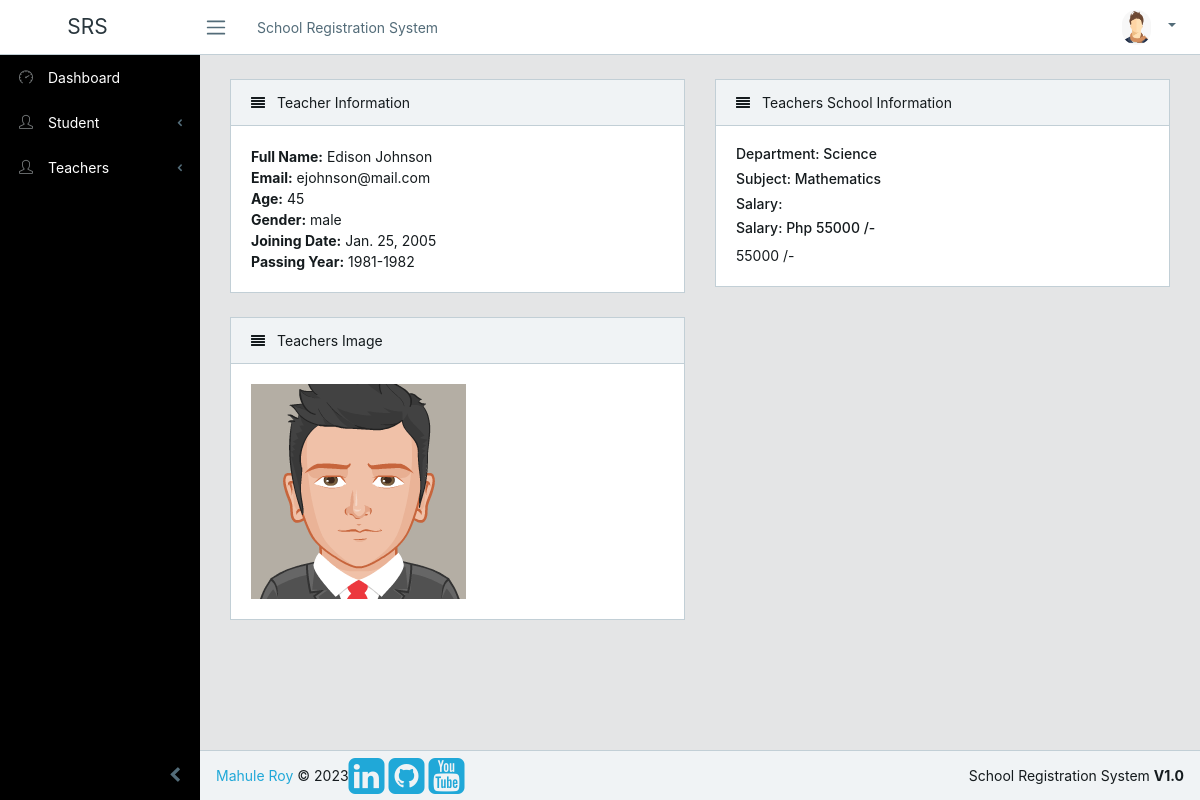
The page /teachers/6/ on the database its author committed.
### teachers/models.py (models this page shows, shortened)
class TeacherInfo(models.Model):
    name = models.CharField(max_length=100)
    email = models.EmailField(unique=True)
    age = models.IntegerField()
    gender_choice = (
        ("male", "Male"),
        ("Female", "Female"),
    )
    gender = models.CharField(choices=gender_choice, max_length=10)
    teacher_img = models.ImageField(upload_to='photos/%Y/%m/%d/')
    passing_year = models.CharField(max_length=100)
    joining_date = models.DateField()
    dept_type = models.ForeignKey(TeacherDeptInfo, on_delete=models.CASCADE)
    sub_type = models.ForeignKey(TeacherSubInfo, on_delete=models.CASCADE)
    salary = models.IntegerField()
    class Meta:
        verbose_name_plural = 'Teachers List'

class TeacherDeptInfo(models.Model):
    dept_name = models.CharField(max_length=50)
    class Meta:
        verbose_name_plural = 'Department List'
    def __str__(self):
        return self.dept_name

class TeacherSubInfo(models.Model):
    sub_name = models.CharField(max_length=50)
    class Meta:
        verbose_name_plural = 'Subject List'
    def __str__(self):
        return self.sub_name

### teachers/views.py (the view)
# urls.py: path('<int:teacher_id>/', views.single_teacher, name='single_teacher'),
def single_teacher(request, teacher_id):
    single_teacher = get_object_or_404(TeacherInfo, pk=teacher_id)
    context = {
        "single_teacher": single_teacher
    }
    return render(request, "teachers/single_teacher.html", context)

### templates/teachers/single_teacher.html
{% extends 'base/base.html' %}
{% load static %}
{% block content %}
<div class="row">
    <div class="col-lg-6">
        <div class="card">
            <div class="card-header">
                 <i class="fa fa-align-justify"></i> Teacher Information
            </div>
            <div class="card-body">
                <tbody>
                    <tr>
                        <td><b>Full Name:</b> {{ single_teacher.name }}</td>
                        <br>
                        <td><b>Email:</b> {{ single_teacher.email }}</td>
                        <br>
                        <td><b>Age:</b> {{ single_teacher.age }}</td>
                        <br>
                        <td><b>Gender:</b> {{ single_teacher.gender }}</td>
                        <br>
                        <td><b>Joining Date:</b> {{ single_teacher.joining_date }}</td>
                        <br>
                        <td><b>Passing Year:</b> {{ single_teacher.passing_year }}</td>
                    </tr>
                </tbody>
            </div>
        </div>
    </div>
    <div class="col-lg-6">
        <div class="card">
            <div class="card-header">
                 <i class="fa fa-align-justify"></i> Teachers School Information
            </div>
            <div class="card-body">
                <h6>Department: {{ single_teacher.dept_type }}</h6>
                <h6>Subject: {{ single_teacher.sub_type }}</h6>
                <h6>Salary:                 <h6>Salary: Php {{ single_teacher.salary }} /-</h6>
                {{ single_teacher.salary }} /-</h6>
            </div>
        </div>
    </div>
</div>
<div class="row">
    <div class="col-lg-6">
        <div class="card">
            <div class="card-header">
                 <i class="fa fa-align-justify"></i> Teachers Image
            </div>
            <div class="card-body">
                <img src="{{ single_teacher.teacher_img.url }}" class="img-fluid" />
            </div>
        </div>
    </div>
</div>
{% endblock %}

### templates/base/base.html (shortened to what this page needs)
<!DOCTYPE html>
<html lang="en">
{% include 'base/header.html' %}
<body class="app header-fixed sidebar-fixed aside-menu-fixed aside-menu-hidden">
{% include 'base/navbar.html' %}
<div class="app-body">
    {% include 'base/sidebar.html' %}
    <main class="main">
        <div class="container-fluid">
            <div class="animated fadeIn py-4">
                {% block content %}
                {% endblock %}
            </div>
        </div>
    </main>
</div>
{% include 'base/footer.html' %}
</body>
</html>

### templates/base/header.html (shortened to what this page needs)
{% load static %}
<head>
    <link href="{% static 'dist/vendors/css/font-awesome.min.css' %}" rel="stylesheet">
    <link href="{% static 'dist/vendors/css/simple-line-icons.min.css' %}" rel="stylesheet">
    <link href="{% static 'dist/css/style.css' %}" rel="stylesheet">
</head>

### templates/base/navbar.html (shortened to what this page needs)
{% load static %}
<header class="app-header navbar">
    <a class="navbar-brand" href="./">SRS</a>
    <button class="navbar-toggler sidebar-toggler d-md-down-none" type="button">
        <span class="navbar-toggler-icon"></span>
    </button>
    <ul class="nav navbar-nav d-md-down-none">
        <li class="nav-item px-3">
            <a class="nav-link" href="./">School Registration System</a>
        </li>
    </ul>
    <ul class="nav navbar-nav ml-auto mr-4">
        <li class="nav-item dropdown">
            <a class="nav-link dropdown-toggle nav-link" data-toggle="dropdown" href="#" role="button"
               aria-haspopup="true" aria-expanded="false">
                <img src="{% static 'src/img/avatars/avatar.png' %}" class="img-avatar" alt="admin@bootstrapmaster.com">
            </a>
        </li>
    </ul>
</header>

### templates/base/sidebar.html (shortened to what this page needs)
{% load static %}
<div class="sidebar">
    <nav class="sidebar-nav">
        <ul class="nav">
            <li class="nav-item">
                <a class="nav-link" href="{% url 'home' %}"><i class="icon-speedometer"></i> Dashboard</a>
            </li>
            <li class="nav-item nav-dropdown">
                <a class="nav-link nav-dropdown-toggle" href="#">
                    <i class="nav-icon icon-user"></i> Student</a>
            </li>
            <li class="nav-item nav-dropdown">
                <a class="nav-link nav-dropdown-toggle" href="#">
                    <i class="nav-icon icon-user"></i> Teachers</a>
            </li>
        </ul>
    </nav>
    <button class="sidebar-minimizer brand-minimizer" type="button"></button>
</div>

### templates/base/footer.html (shortened to what this page needs)
<footer class="app-footer">
    <span><a href="#">Mahule Roy</a> © 2023 </span>
    <div class="social-media-icons">
      <a href="https://www.linkedin.com/in/mahuleroy/"><i class="fa fa-linkedin-square fa-3x"></i></a>
      <a href="https://github.com/dreamboat26"><i id="social-git" class="fa fa-github-square fa-3x"></i></a>
      <a href="https://youtube.com/@dreamboat26"><i id="social-git" class="fa fa-youtube-square fa-3x"></i></a>
    </div>
    <span class="ml-auto">School Registration System <b>V1.0</b></span>
</footer>

### templates/base/js.html (shortened to what this page needs)
{% load static %}

### rows shown on the page
TeacherInfo: name "Edison Johnson", email "ejohnson@mail.com", age "45", gender "male", joining_date "Jan. 25, 2005", passing_year "1981-1982", dept_type "Science", sub_type "Mathematics", salary "55000", teacher_img (picture)
